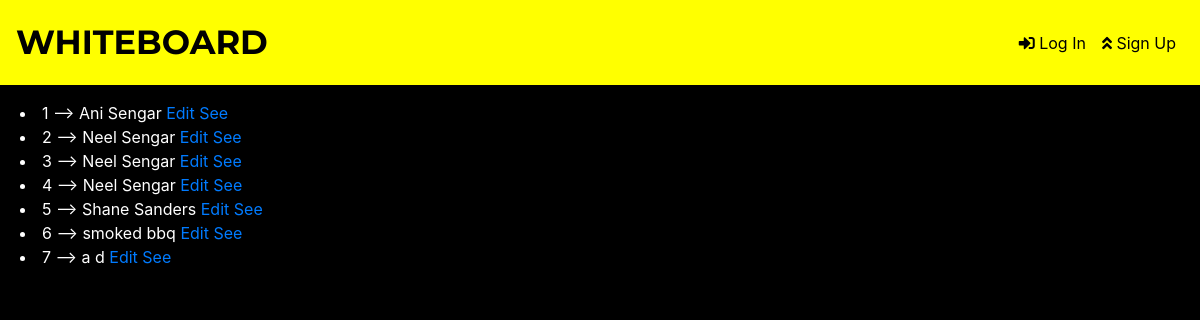
Page /listdisplay/ on the earlier database version.
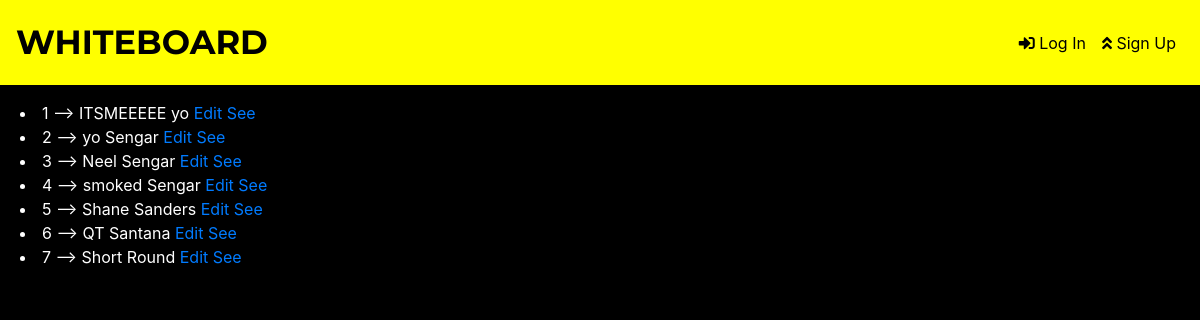
Same page on the later database version.
### polls/models.py (models this page shows, shortened)
class Patients(models.Model):
    STATUS_CHOICES = [
    ('A' , 'Active'),
    ('I' , 'Inactive')
    ]
    LOCATIONS_CHOICES = [
    ('TUS', 'Tuscaloosa'),
    ('WIN', 'Winfield'),
    ('JAS', 'Jasper'),
    ('DEM', 'Demopolis'),
    ('ANN', 'Anniston'),
    ('FTP', 'Fort Payne'),
    ('SYL', 'Sylacauga'),
    ('MON', 'Montgomery'),
    ('GAD', 'Gadsden'),
    ]
    DOCTORS_CHOICES = [
    ('BEA', 'Beatrous'),
    ('CAM', 'Campbell'),
    ('DRK', 'Drake'),
    ('HOB', 'Hobeika'),
    ('PNK', 'Pinkston'),
    ('SAN', 'Sanford'),
    ]
    DOSIMETRIST_CHOICES = [
    ('TAT', 'Tatum'),
    ('HUN', 'Hunter'),
    ('MAP', 'Maples')
    ]
    first_name = models.CharField(max_length = 30)
    last_name  = models.CharField(max_length = 30)
    identification = models.IntegerField(null = True, blank = True)
    phone_number = models.IntegerField(null = True, blank = True)
    email = models.EmailField(null = True, blank = True)
    area_under_treatment = []
    referrer = models.CharField(max_length = 30, blank = True)
    start_date = models.DateField(null = True, blank = True)
    end_date = models.DateField(null = True, blank = True)
    status = models.CharField(max_length = 15, choices = STATUS_CHOICES, blank = True)
    facility = models.CharField(max_length = 3, choices = LOCATIONS_CHOICES, blank = True)
    doctor = models.CharField(max_length = 30, choices = DOCTORS_CHOICES, blank = True)
    dosimetrist = models.CharField(max_length = 30, choices = DOSIMETRIST_CHOICES, blank = True)
    comments_other = models.TextField(blank = True)
    def __str__(self):
        return '%s %s' % (self.first_name, self.last_name)

### polls/views.py (the view)
# urls.py: path('listdisplay/', listdisplay.as_view(), name = 'listdisplay'),
class listdisplay(ListView):
    model = Patients
    template_name = 'polls/listedpatients.html'
    queryset = Patients.objects.all()
    context_object_name = "patients"

### templates/polls/listedpatients.html (shortened to what this page needs)
{% extends 'polls/base.html' %}
{% block content %}
<div class = "shit">
{% for x in patients %}
<li> {{x.id}} --> {{x}}
<a href = "{% url 'edit'  pk=x.id %}"> Edit </a>
<a href = "{% url 'see'  pk=x.id %}"> See </a>
</li>
{% endfor %}
</div>
{% endblock %}

Differences in the rows shown:
changed Patients id 1: first_name+last_name "Ani Sengar" → "ITSMEEEEE yo"
changed Patients id 2: first_name+last_name "Neel Sengar" → "yo Sengar"
changed Patients id 4: first_name+last_name "Neel Sengar" → "smoked Sengar"
changed Patients id 6: first_name+last_name "smoked bbq" → "QT Santana"
changed Patients id 7: first_name+last_name "a d" → "Short Round"
